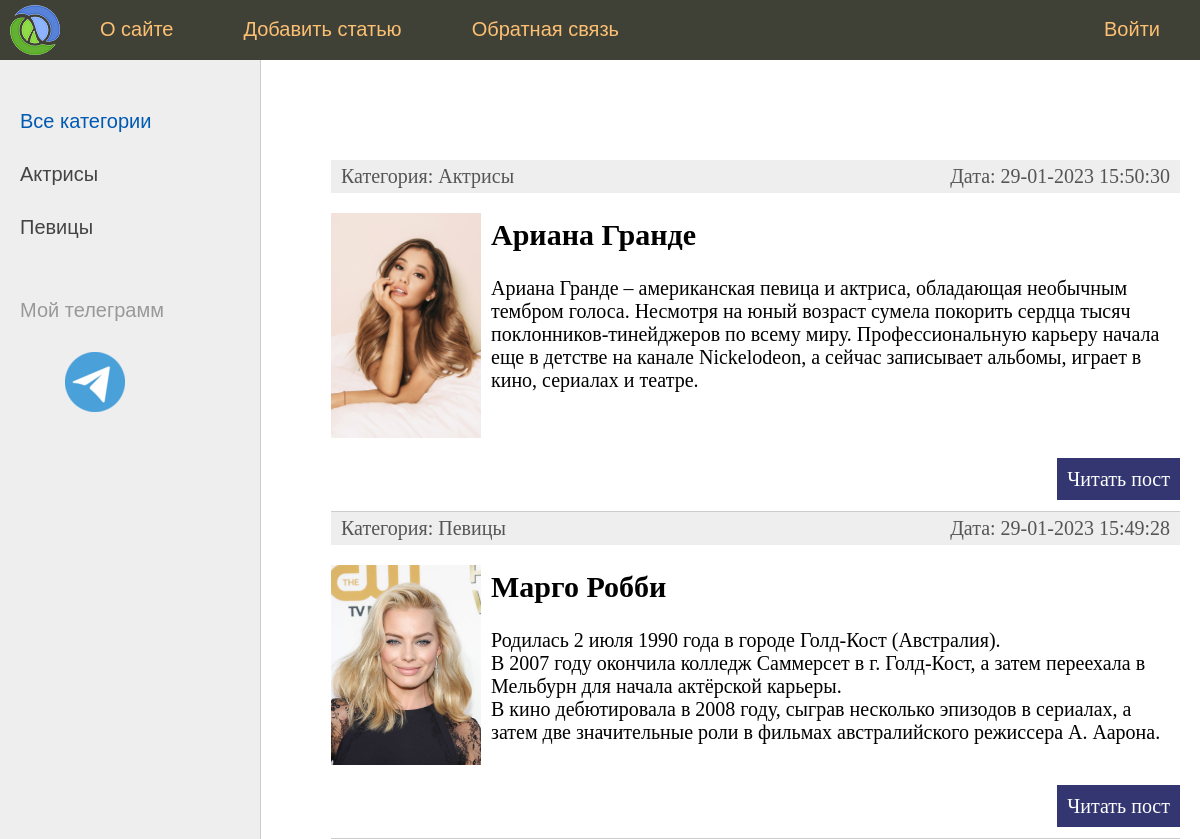
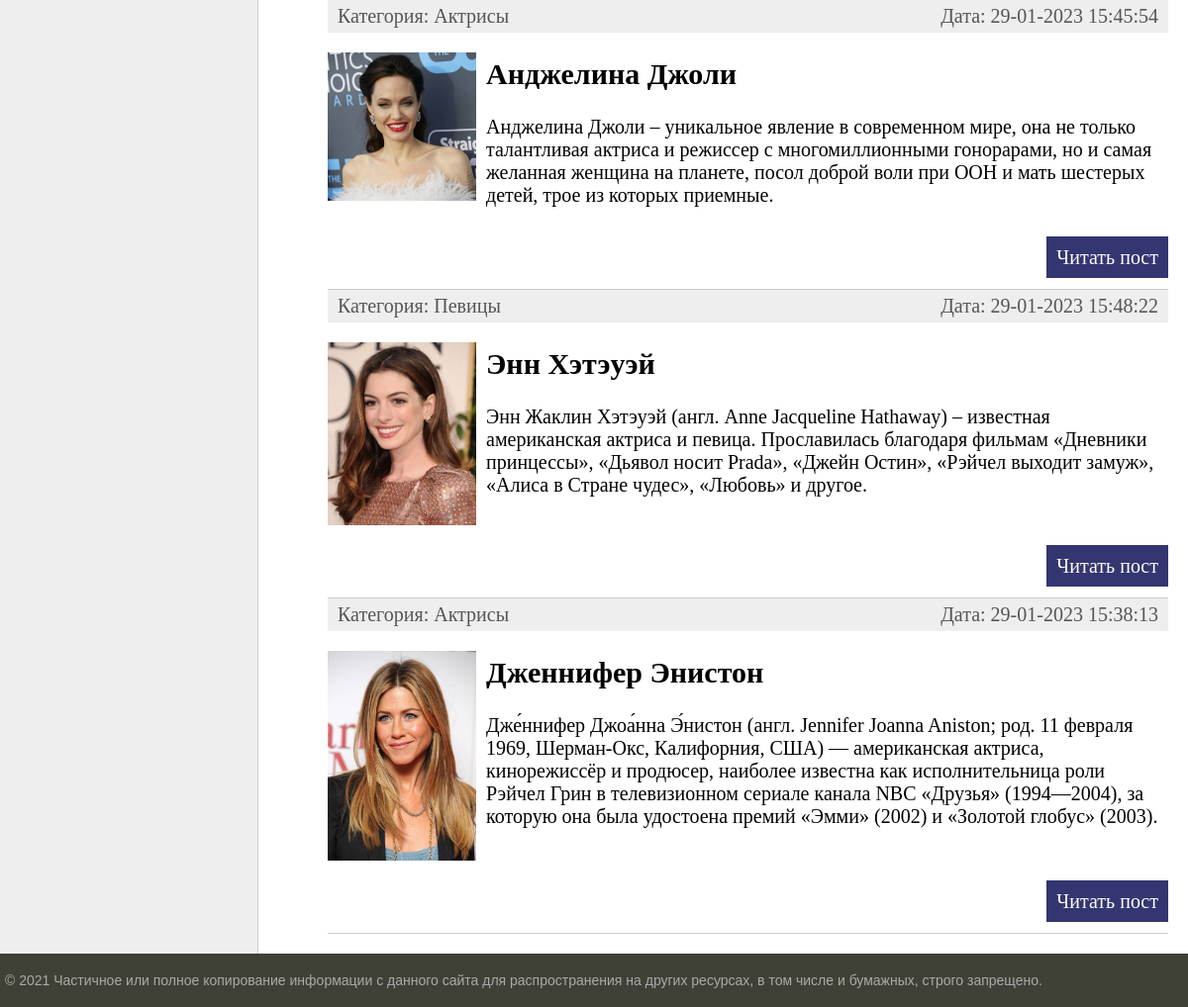
The page / on the database its author committed (2 pictures, top to bottom).
### simple/models.py (models this page shows, shortened)
class Category(models.Model):
    name = models.CharField(max_length=20,db_index=True,verbose_name="Категория")
    def __str__(self):
        return self.name
    def get_absolute_url(self):
        return reverse("category", kwargs={"cat_id": self.pk})

class Simple(models.Model):
    title = models.CharField(max_length=100,verbose_name="Заголовок")
    content = models.TextField(blank=True,verbose_name="Описание")
    photo = models.ImageField(upload_to="photos/%Y/%m/%d/",verbose_name="Фото")
    time_create = models.DateTimeField(auto_now_add=True,verbose_name="Время создания")
    time_update = models.DateTimeField(auto_now=True,verbose_name="Время последнего обновления")
    is_published = models.BooleanField(default=True,verbose_name="Опубликовано")
    cat = models.ForeignKey("Category",on_delete=models.PROTECT,null=True)
    class Meta:
        verbose_name = "Пост"
        verbose_name_plural = "Посты"

### simple/views.py (the view)
# urls.py: path('', index, name='home'),
def index(request):
    posts = Simple.objects.all()
    cats = Category.objects.all()
    context = {
        'posts': posts,
        'cats': cats,
        'menu': menu,
        'cat_selected': 0,
        'title': 'Главная страница',
    }
    return render(request, 'simple/index.html', context=context)

### simple/templates/simple/index.html (shortened to what this page needs)
{% extends 'simple/based.html' %}
{% block content %}
<ul class="list-articles">
	{% for p in posts %}
			<li>
				<div class = "article-panel">
					<p class = "first">Категория: {{p.cat}} </p>
					<p class = "last">Дата: {{p.time_update| date:"d-m-Y H:i:s"}} </p>
				</div>
			{% if p.photo %}
				<p><img class = "img-article-left thumb" src="{{p.photo.url}}"></p>
			{% endif %}
			<h2>{{p.title}}</h2>
			{{p.content|linebreaks|truncatewords:50}}
			<p class="link-read-post"><a href="{% url 'post' p.pk %}">Читать пост</a></p>
			</li>
	{% endfor %}
</ul>
{% endblock %}

### simple/templates/simple/based.html (shortened to what this page needs)
{% load static %}
<!DOCTYPE html>
<html>
<head>
	<link type="text/css" href="{% static 'simple/css/styles.css' %}" rel="stylesheet" />
</head>
<body>
<table class="table-page" border=0 cellpadding="0" cellspacing="0">
<tr><td valign=top>
{% block mainmenu %}
		<div class="header">
			<ul id="mainmenu" class="mainmenu">
			<li class="logo"><a href="{% url 'home' %}"><div class="logo"></div></a></li>
{% for m in menu %}
	{% if not forloop.last %}
			<li><a href="{% url m.url_name %}">{{m.title}}</a></li>
	{% else %}
			<li class="last"><a href="{% url m.url_name %}">{{m.title}}</a></li>
	{% endif %}
{% endfor %}
			</ul>
		</div>
{% endblock mainmenu %}
<table class="table-content" border=0 cellpadding="0" cellspacing="0">
<tr>
	<td valign="top" class="left-chapters">
	<ul id="leftchapters">
{% if cat_selected == 0 %}
		<li class="selected">Все категории</li>
{% else %}
		<li><a href="{% url 'home' %}">Все категории</a></li>
{% endif %}
{% for c in cats %}
		{% if c.pk == cat_selected %}
			<li class = "selected">{{c.name}}</li>
		{% else %}
			<li><a href="{{c.get_absolute_url}}">{{c.name}}</a></li>
		{% endif %}
{% endfor %}
		<li class="share">
		<p>Мой телеграмм</p>
		<a class="tg-logo" href="https://www.youtube.com/channel/UClJzWfGWuGJL2t-3dYKcHTA/playlists" target="_blank" rel="nofollow"></a>
		</li>
	</ul>
</td>
<td valign="top" class="content">
	<div class="content-text">
{% block content %}
{% endblock %}
	</div>
</td></tr></table>
</td></tr>
<tr><td valign=top>
	<div id="footer">
		<p>&copy; 2021 Частичное или полное копирование информации с данного сайта для распространения на других ресурсах, в том числе и бумажных, строго запрещено.</p>
	</div>
</td></tr></table>
</body>
</html>

### simple/static/simple/css/styles.css (style rules this page uses)
html, body { font-family: 'Arial'; margin: 0; padding: 0; height: 100%; width: 100%; color: #444; }
a { color: #0059b2; text-decoration: none; }
img { max-width: 600px; height: auto; }
img.img-article-left { max-width: 300px; height: auto; float: left; padding: 0 10px 10px 0; }
img.img-article-left.thumb { max-width: 150px; height: auto; }
p.link-read-post { text-align: right; }
p.link-read-post a { padding: 10px; min-width: 100px; background: #333671; color: #fff; text-decoration: none; }
div.article-panel { background: #eee; padding: 5px 10px 5px 10px; box-sizing: border-box; overflow: hidden; color: #555; }
div.article-panel p.first { margin: 0; float: left; }
div.article-panel p.last { margin: 0; float: right; }
ul.list-articles { list-style: none; margin: 0; padding: 0; }
ul.list-articles li { border-bottom: 1px solid #ccc; }
.table-page { width: 100%; height: 100%; vertical-align: top; }
.table-page tr { height: 100%; }
.header { background: #3F4137; height: 60px; }
.logo { background: url('../images/logo.png') no-repeat 10px 5px; width: 70px; height: 60px; }
ul.mainmenu { list-style: none; margin: 0; padding: 0; height: 60px; color: #fdc073; font-size: 20px; overflow: hidden; }
ul.mainmenu li { float: left; margin: 18px 40px 0 30px; }
ul.mainmenu li.logo { margin: 0; }
ul.mainmenu li.last { float: right; }
ul.mainmenu li a { color: #fdc073; text-decoration: none; }
.table-content { width: 100%; min-height: 100%; height: 100%; }
.left-chapters { margin: 0; background: #eee; border-right: 1px solid #ccc; min-height: 100%; }
.left-chapters ul { width: 230px; min-height: 100%; margin: 0; padding: 20px 10px 10px 20px; list-style: none; font-size: 20px; }
.left-chapters ul li { margin: 30px 0 0 0; color: #999; }
.left-chapters ul li.selected { color: #0059b2; }
.left-chapters ul li a { color: #444; text-decoration: none; }
.left-chapters ul li.share { margin: 60px 0 0 0; }
.left-chapters ul li.share p { margin: 30px 0 30px 0; }
.left-chapters ul li.share a { display: inline-block; width: 40px; height: 40px; margin: 0 20px 0 0; }
.left-chapters ul li.share a.tg-logo { width: 100%; margin-left: 45px; height: 60px; background: url('../images/tg_log.png') no-repeat 0 0; }
.content { padding: 40px 20px 20px 40px; width: 100%; box-sizing: border-box; }
.content-text { margin: 60px 0 0 30px; color: #000; font-size: 20px; font-family: Yandex Sans Display Light; }
#footer { box-sizing: border-box; background: #3F4137; padding: 5px; color: #aaa; font-size: 14px; font-family: Verdana, Geneva, Arial, Helvetica; text-align: left; overflow: hidden; }

### rows shown on the page
Category: name "Актрисы"
Category: name "Певицы"
Simple: cat "Актрисы", time_update "29-01-2023 15:50:30", photo (picture), title "Ариана Гранде", content "Ариана Гранде – американская певица и актриса, обладающая необычным тембром голоса. Несмотря на юный возраст сумела покорить сердца тысяч поклонников-тинейджеров по всему миру. Профессиональную карьеру начала еще в детстве на канале Nickelodeon, а сейчас записывает альбомы, играет в кино, сериалах и театре."
Simple: cat "Певицы", time_update "29-01-2023 15:49:28", photo (picture), title "Марго Робби", content "Родилась 2 июля 1990 года в городе Голд-Кост (Австралия). В 2007 году окончила колледж Саммерсет в г. Голд-Кост, а затем переехала в Мельбурн для начала актёрской карьеры. В кино дебютировала в 2008 году, сыграв несколько эпизодов в сериалах, а затем две значительные роли в фильмах австралийского режиссера А. Аарона."
Simple: cat "Актрисы", time_update "29-01-2023 15:45:54", photo (picture), title "Анджелина Джоли", content "Анджелина Джоли – уникальное явление в современном мире, она не только талантливая актриса и режиссер с многомиллионными гонорарами, но и самая желанная женщина на планете, посол доброй воли при ООН и мать шестерых детей, трое из которых приемные."
Simple: cat "Певицы", time_update "29-01-2023 15:48:22", photo (picture), title "Энн Хэтэуэй", content "Энн Жаклин Хэтэуэй (англ. Anne Jacqueline Hathaway) – известная американская актриса и певица. Прославилась благодаря фильмам «Дневники принцессы», «Дьявол носит Prada», «Джейн Остин», «Рэйчел выходит замуж», «Алиса в Стране чудес», «Любовь» и другое."
Simple: cat "Актрисы", time_update "29-01-2023 15:38:13", photo (picture), title "Дженнифер Энистон", content "Дже́ннифер Джоа́нна Э́нистон (англ. Jennifer Joanna Aniston; род. 11 февраля 1969, Шерман-Окс, Калифорния, США) — американская актриса, кинорежиссёр и продюсер, наиболее известна как исполнительница роли Рэйчел Грин в телевизионном сериале канала NBC «Друзья» (1994—2004), за которую она была удостоена премий «Эмми» (2002) и «Золотой глобус» (2003)."

### other values the page prints
{{ m.title }} "О сайте" "Добавить статью" "Обратная связь"
{{ m.title }} "Войти"
